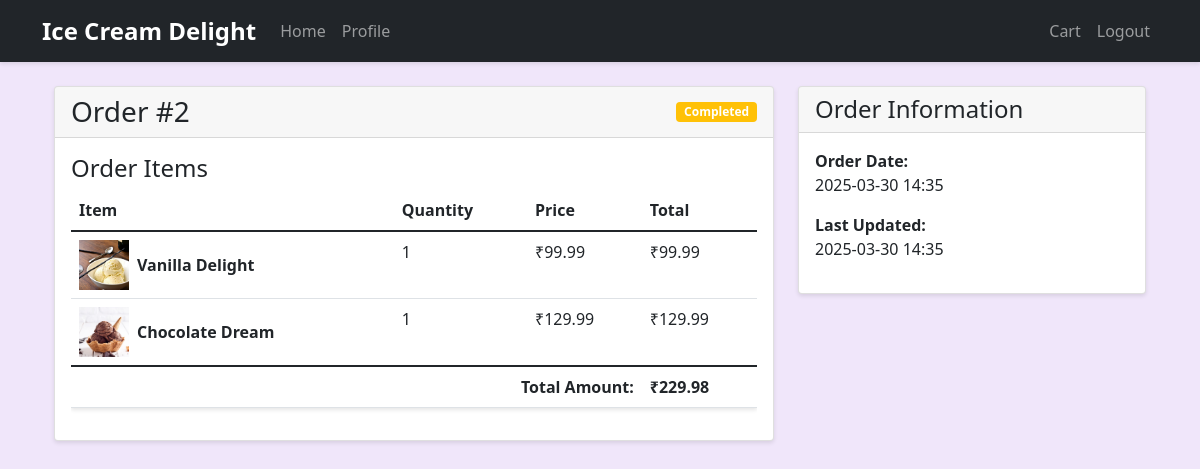
/order/2 (signed in), run on the app's committed database.
### models.py (models this page shows)
class Order(db.Model):
    id = db.Column(db.Integer, primary_key=True)
    user_id = db.Column(db.Integer, db.ForeignKey('user.id'), nullable=False)
    address_id = db.Column(db.Integer, db.ForeignKey('address.id'), nullable=True)
    status = db.Column(db.String(20), default='pending')  # pending, processing, delivered
    total_amount = db.Column(db.Float, nullable=False)
    created_at = db.Column(db.DateTime, default=datetime.utcnow)
    updated_at = db.Column(db.DateTime, default=datetime.utcnow, onupdate=datetime.utcnow)
    items = db.relationship('OrderItem', backref='order', lazy=True)
    address = db.relationship('Address', backref='orders')

class OrderItem(db.Model):
    id = db.Column(db.Integer, primary_key=True)
    order_id = db.Column(db.Integer, db.ForeignKey('order.id'), nullable=False)
    product_id = db.Column(db.Integer, db.ForeignKey('product.id'), nullable=False)
    quantity = db.Column(db.Integer, nullable=False)
    price = db.Column(db.Float, nullable=False)  # Price at time of purchase

class Product(db.Model):
    id = db.Column(db.Integer, primary_key=True)
    name = db.Column(db.String(100), nullable=False)
    description = db.Column(db.Text)
    price = db.Column(db.Float, nullable=False)
    image_url = db.Column(db.String(200))
    category = db.Column(db.String(50))
    stock = db.Column(db.Integer, default=0)
    created_at = db.Column(db.DateTime, default=datetime.utcnow)
    order_items = db.relationship('OrderItem', backref='product', lazy=True)

### app.py (the view)
@app.route('/order/<int:order_id>')
@login_required
def order_details(order_id):
    order = Order.query.get_or_404(order_id)
    if order.user_id != current_user.id:
        flash('Access denied', 'danger')
        return redirect(url_for('my_orders'))
    return render_template('order_details.html', order=order)

### app.py (called while the page is built)
@app.before_request
def initialize_cart():
    if 'cart' not in session:
        session['cart'] = {}

@login_manager.user_loader
def load_user(user_id):
    return db.session.get(User, int(user_id))

### templates/order_details.html (shortened to what this page needs)
{% extends "base.html" %}
{% block content %}
<div class="container mt-4">
    <div class="row">
        <div class="col-md-8">
            <div class="card">
                <div class="card-header d-flex justify-content-between align-items-center">
                    <h3 class="mb-0">Order #{{ order.id }}</h3>
                    <span class="badge {% if order.status == 'delivered' %}bg-success
                                     {% elif order.status == 'cancelled' %}bg-danger
                                     {% elif order.status == 'ready' %}bg-primary
                                     {% else %}bg-warning{% endif %}">
                        {{ order.status|title }}
                    </span>
                </div>
                <div class="card-body">
                    <h4>Order Items</h4>
                    <div class="table-responsive">
                        <table class="table">
                            <thead>
                                <tr>
                                    <th>Item</th>
                                    <th>Quantity</th>
                                    <th>Price</th>
                                    <th>Total</th>
                                </tr>
                            </thead>
                            <tbody>
                                {% for item in order.items %}
                                    <tr>
                                        <td>
                                            <div class="d-flex align-items-center">
                                                {% if item.product.image_url %}
                                                    <img src="{{ item.product.image_url }}" alt="{{ item.product.name }}" class="me-2" style="width: 50px; height: 50px; object-fit: cover;">
                                                {% endif %}
                                                <div>
                                                    <strong>{{ item.product.name }}</strong>
                                                </div>
                                            </div>
                                        </td>
                                        <td>{{ item.quantity }}</td>
                                        <td>₹{{ "%.2f"|format(item.price) }}</td>
                                        <td>₹{{ "%.2f"|format(item.price * item.quantity) }}</td>
                                    </tr>
                                {% endfor %}
                            </tbody>
                            <tfoot>
                                <tr>
                                    <td colspan="3" class="text-end"><strong>Total Amount:</strong></td>
                                    <td><strong>₹{{ "%.2f"|format(order.total_amount) }}</strong></td>
                                </tr>
                            </tfoot>
                        </table>
                    </div>
                </div>
            </div>
        </div>
        <div class="col-md-4">
            <div class="card">
                <div class="card-header">
                    <h4 class="mb-0">Order Information</h4>
                </div>
                <div class="card-body">
                    <p><strong>Order Date:</strong><br>{{ order.created_at.strftime('%Y-%m-%d %H:%M') }}</p>
                    <p><strong>Last Updated:</strong><br>{{ order.updated_at.strftime('%Y-%m-%d %H:%M') }}</p>
                </div>
            </div>
        </div>
    </div>
</div>
{% endblock %}

### static/styles.css (style rules this page uses)
:root { --primary-color: #FF6B6B; --secondary-color: #4ECDC4; --accent-color: #FFE66D; --dark-color: #2C3E50; }
body { font-family: 'Segoe UI', Tahoma, Geneva, Verdana, sans-serif; overflow-x: hidden; background-color: #f0e6fa; }
.card { box-shadow: 0 2px 4px rgba(0,0,0,0.1); }
.table { background-color: white; box-shadow: 0 2px 4px rgba(0,0,0,0.1); }

### data on the page
Order: id "2", status "Completed", total_amount "229.98", created_at "2025-03-30 14:35", updated_at "2025-03-30 14:35"
OrderItem: product.image_url (picture), product.name "Vanilla Delight", quantity "1", price "99.99", item.price*item.quantity "99.99"
OrderItem: product.image_url (picture), product.name "Chocolate Dream", quantity "1", price "129.99", item.price*item.quantity "129.99"
